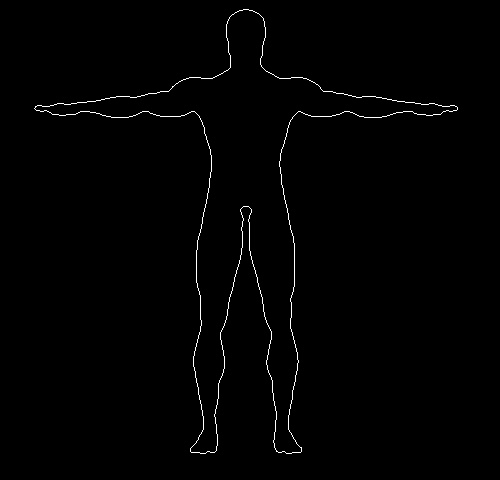
#> input picture Outline.jpg, 500 x 480 px
$ python -i outline.py   (imports and definitions only)
#> lines starting #> are read from the running program, lines starting #| are printed output that depends on the picture
import cv2
import imutils
import numpy as np


def outline(name):
#> called with name = 'Outline.jpg'
    img = cv2.imread(str(name))
#> img is the input picture: shape (480, 500, 3); min 0, max 255, mean 2.2
    gray = cv2.cvtColor(img, cv2.COLOR_BGR2GRAY)
    gray = cv2.GaussianBlur(gray, (7, 7), 0) # A Gaussian Blur with 7x7 kernal
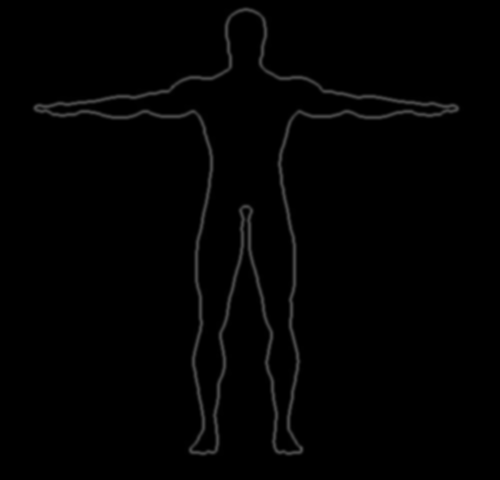
#> gray: shape (480, 500); min 0, max 78, mean 2.2

    _, gray = cv2.threshold(gray, 220, 255, cv2.THRESH_BINARY) # and pixel value aboue 220 is taken a 255 and below is taken as 0
#> gray: shape (480, 500); every value is 0
    black = np.zeros(gray.shape) # black background
    edges = cv2.Canny(gray, 50, 100) # This is a edge detection algorithm
    edges = cv2.dilate(edges, None, iterations=1)
    edges = cv2.erode(edges, None, iterations=1)
    # dilation and erosion removes noise

    cnt = cv2.findContours(edges, cv2.RETR_EXTERNAL, cv2.CHAIN_APPROX_SIMPLE)
#> cnt = 0 contours
    cnt = imutils.grab_contours(cnt)
#> cnt = []

    cv2.drawContours(black, cnt, -1, 255, 1)
#> black: shape (480, 500) float64; every value is 0
    # finally the contours are found and drawn over black background.

    return black


def show(thresh):
    cv2.imshow('Outline', thresh)
    cv2.waitKey(0)

>>> result = outline('Outline.jpg')
